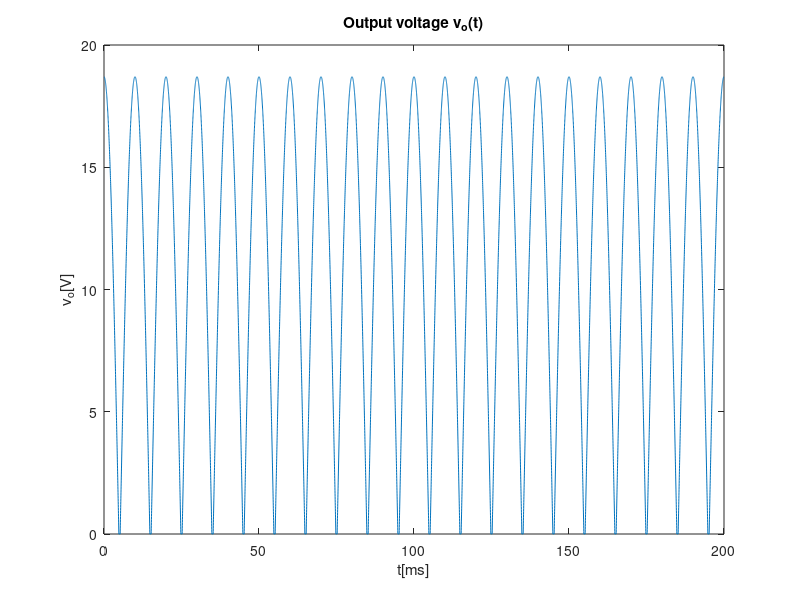
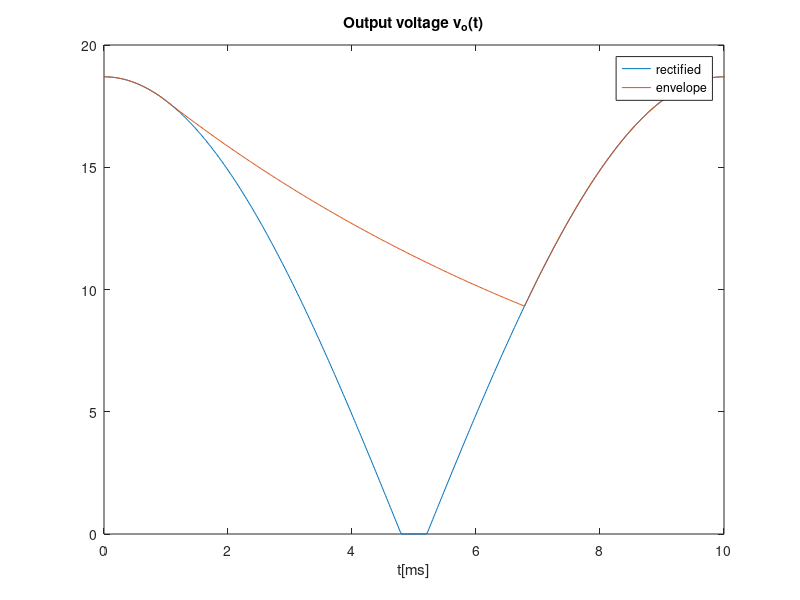
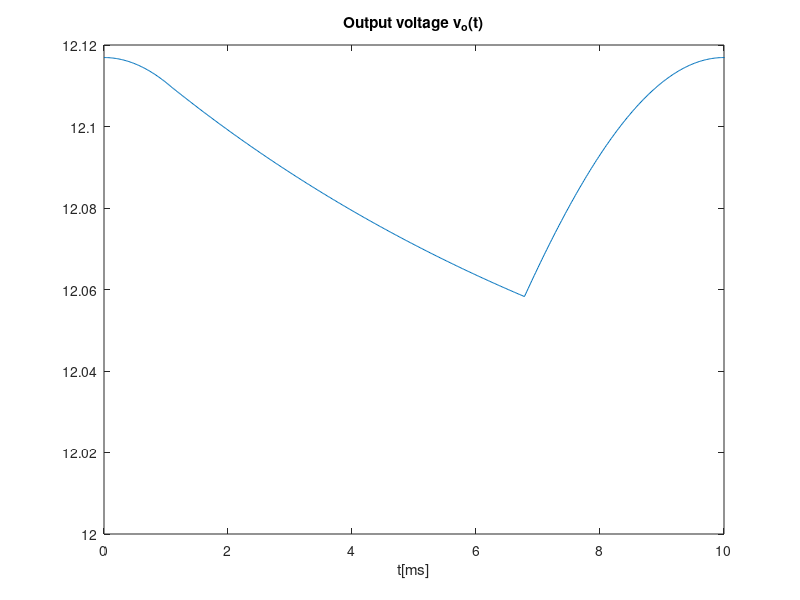
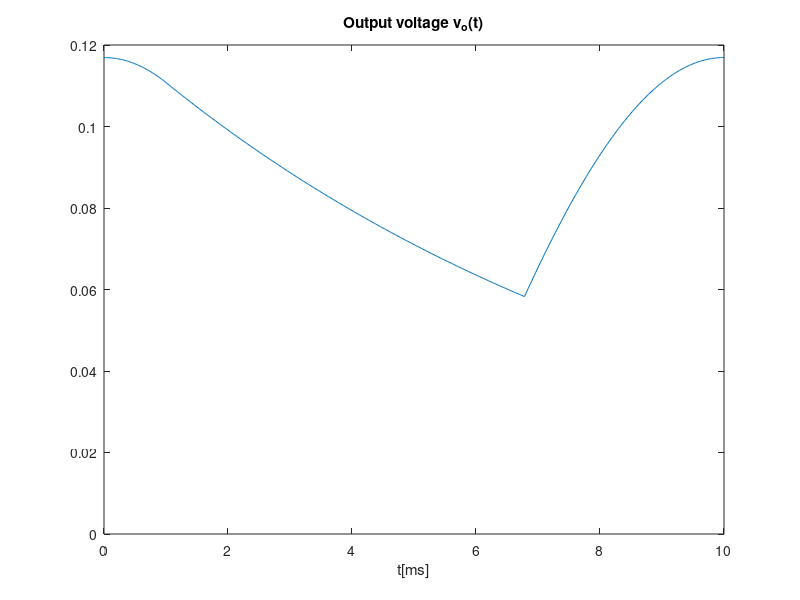

Here is the MATLAB script that generated these plots, in order:
close all 
clear all
vT=25e-3;
f=50;
w=2*pi*f;
R=3e3;
C=3e-6;
vON=0.65;

t=linspace(0, 0.2, 10000);
A = 20;
vS=A*cos(w*t);
vOhr= zeros(1,length(t));
for i=1:length(t)
  if(vS(i) >= 2*vON)
    vOhr(i) = vS(i) - 2*vON;
  elseif (vS(i)<= -2*vON)
    vOhr(i) = -vS(i) - 2*vON;
  else
    vOhr(i) = 0;
  endif 
endfor

figure
plot(t*1000, vOhr)
title("Output voltage v_o(t)")
xlabel ("t[ms]")
ylabel ("v_o[V]")
print ("vo.eps", "-depsc");

%envelope detector
tOFF=atan(1/(w*R*C))/w
	 
vOnexp = (A*cos(w*tOFF)- 2*vON)*exp(-(t-tOFF)/(R*C));

figure

plot(t*1000, vOhr)
hold
T=1/f
for i=1:length(t)
if t(i) < tOFF
	vO(i) = vOhr(i);
  elseif vOnexp(i) > vOhr(i)
   vO(i) = vOnexp(i);
  else 
    vO(i) = vOhr(i);
  endif
endfor

plot(t*1000, vO)
axis ([0 10])
title("Output voltage v_o(t)")
xlabel ("t[ms]")
legend("rectified","envelope")
print ("venvlope.eps", "-depsc");



%lpf response
Is=1e-12;
vT=25e-3;
vON=0.65;
Vd = 12/20;
vlim =20*vON;
rd=vT/(Is*exp(Vd/vT))
vo= zeros(1,length(t));
for i=1:length(t)
vo(i) =20*rd/(R+20*rd) *vO(i);
endfor
figure;
title("Output voltage v_o(t)")
xlabel ("t[ms]")
ylabel ("v_{lpf}[V]")
%limit
for i=1:length(t)
  if vO(i) > vlim
    vO(i) = vlim;
  elseif vO(i) < -vlim
    vO(i) = -vlim;
  endif
endfor
  VO=12;
  vOr= zeros(1,length(t));
for i=1:length(t)
vOr(i)=VO+vo(i);
endfor
plot(t*1000, vOr);
axis ([0 10])
title("Output voltage v_o(t)")
xlabel ("t[ms]")
print ("vregulator.eps", "-depsc");
plot(t*1000, vo);
axis ([0 10])
title("Output voltage v_o(t)")
xlabel ("t[ms]")
print ("vfinal.eps", "-depsc");
